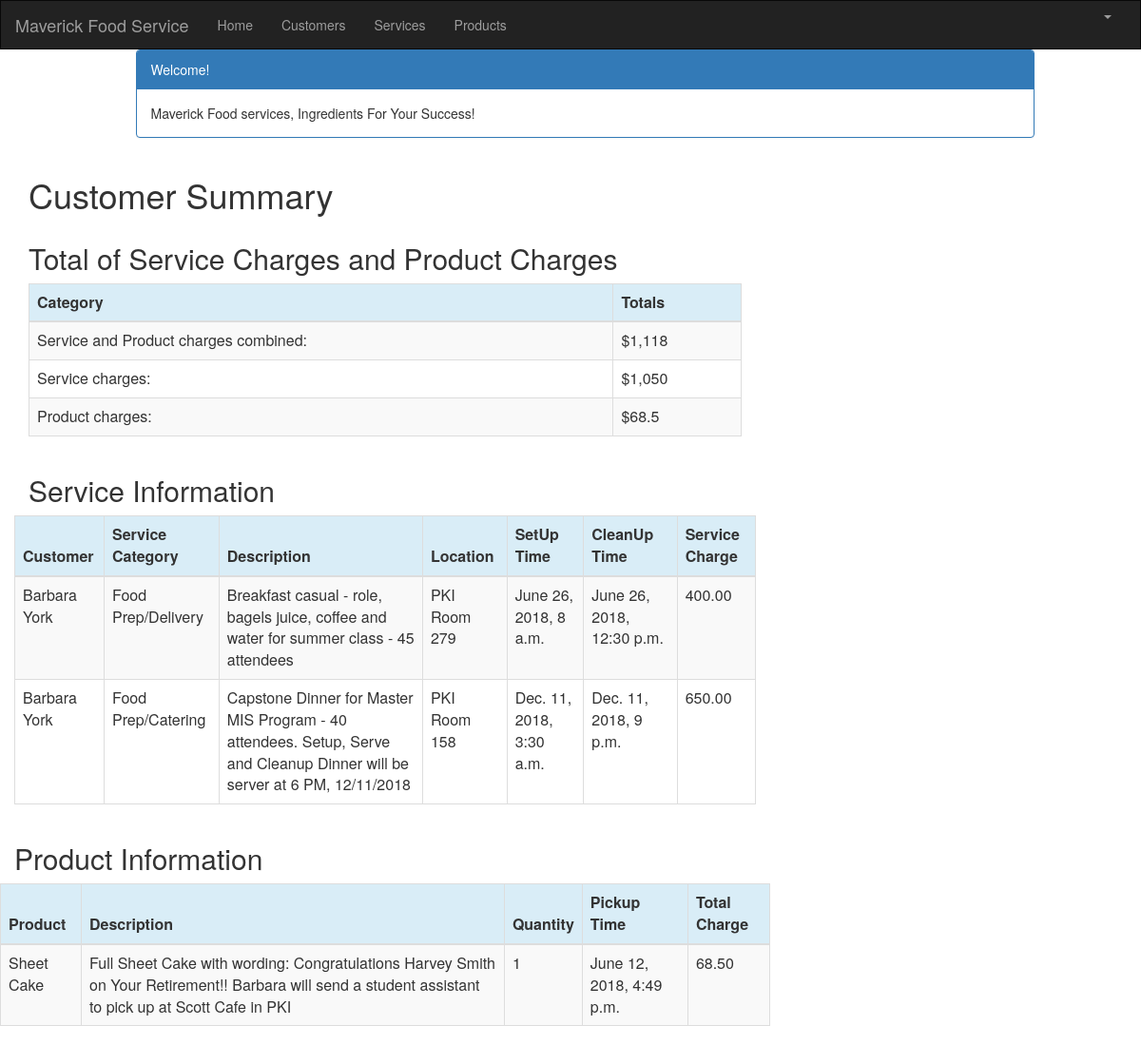
The page /customer/1/summary/ (signed in) on the database as committed earlier.
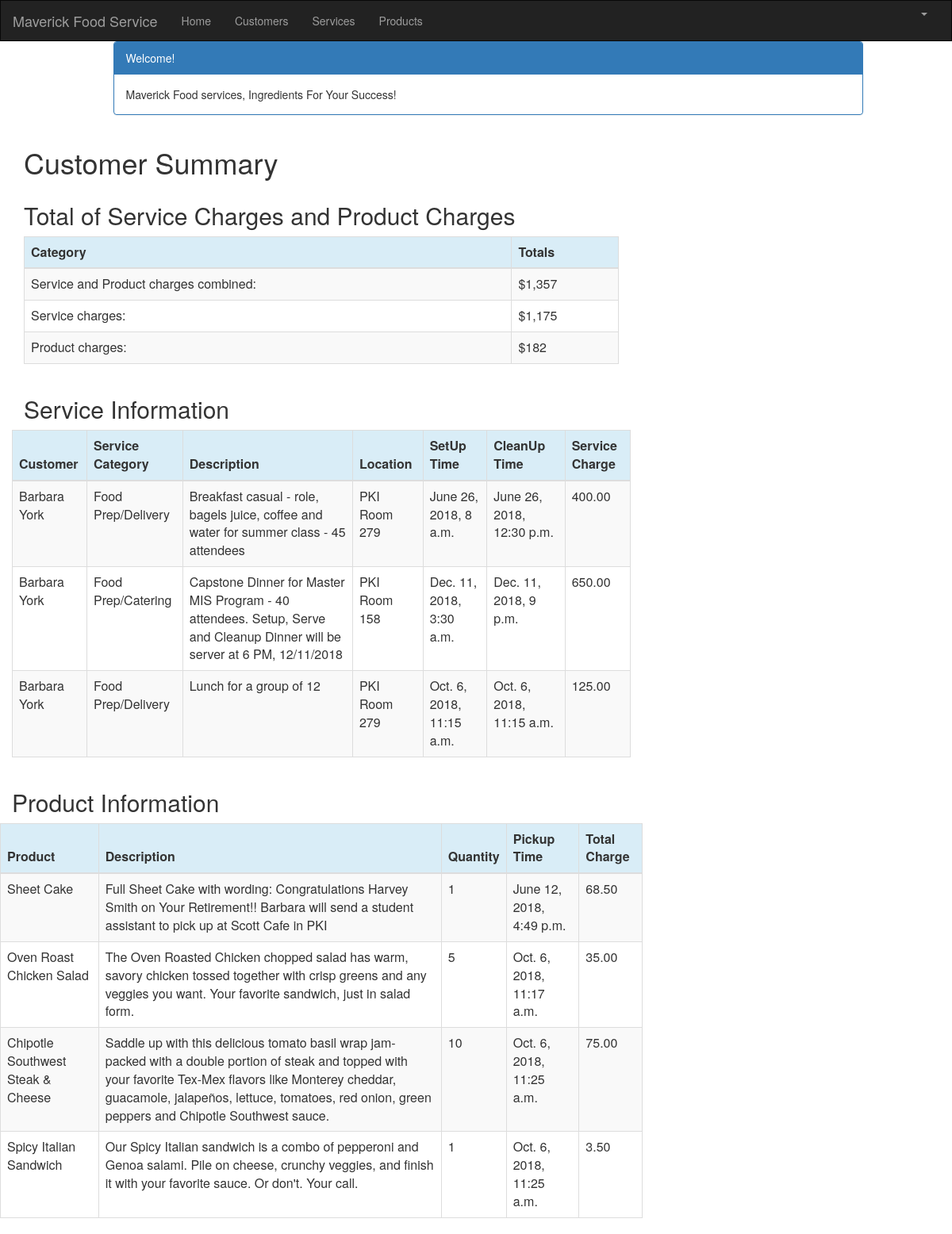
The same page on the database as committed later.
### crm/models.py (models this page shows, shortened)
class Service(models.Model):
    cust_name = models.ForeignKey(Customer, on_delete=models.CASCADE, related_name='services')
    service_category = models.CharField(max_length=100)
    description = models.TextField()
    location = models.CharField(max_length=200)
    setup_time = models.DateTimeField(
        default=timezone.now)
    cleanup_time = models.DateTimeField(
        default=timezone.now)
    service_charge = models.DecimalField(max_digits=10, decimal_places=2)
    created_date = models.DateTimeField(
        default=timezone.now)
    updated_date = models.DateTimeField(auto_now_add=True)

class Customer(models.Model):
    cust_name = models.CharField(max_length=50)
    organization = models.CharField(max_length=100, blank=True)
    role = models.CharField(max_length=100)
    email = models.EmailField(max_length=100)
    bldgroom = models.CharField(max_length=100)
    address = models.CharField(max_length=200)
    account_number = models.IntegerField(blank=False, null=False)
    city = models.CharField(max_length=50)
    state = models.CharField(max_length=50)
    zipcode = models.CharField(max_length=10)
    phone_number = models.CharField(max_length=50)
    created_date = models.DateTimeField(
        default=timezone.now)
    updated_date = models.DateTimeField(auto_now_add=True)
    def __str__(self):
        return str(self.cust_name)

class Product(models.Model):
    cust_name = models.ForeignKey(Customer, on_delete=models.CASCADE, related_name='products')
    product = models.CharField(max_length=100)
    p_description = models.TextField()
    quantity = models.IntegerField()
    pickup_time = models.DateTimeField(
        default=timezone.now)
    charge = models.DecimalField(max_digits=10, decimal_places=2)
    created_date = models.DateTimeField(
        default=timezone.now)
    updated_date = models.DateTimeField(auto_now_add=True)

### crm/views.py (the view)
# urls.py: path('customer/<int:pk>/summary/', views.summary, name='summary'),
@login_required
def summary(request, pk):
    customer = get_object_or_404(Customer, pk=pk)
    customers = Customer.objects.filter(created_date__lte=timezone.now())
    services = Service.objects.filter(cust_name=pk)
    products = Product.objects.filter(cust_name=pk)
    sum_service_charge = Service.objects.filter(cust_name=pk).aggregate(Sum('service_charge'))
    sum_product_charge = Product.objects.filter(cust_name=pk).aggregate(Sum('charge'))
    return render(request, 'crm/summary.html', {'customers': customers,
                                                    'products': products,
                                                    'services': services,
                                                    'sum_service_charge': sum_service_charge,
                                                    'sum_product_charge': sum_product_charge,})

### crm/templates/crm/summary.html (shortened to what this page needs)
{% extends 'crm/base.html' %}
{% block content %}
{% load mathfilters %}
{% load humanize %}
<div class="container">
    <div class="row">
        <div class="col-md-10 col-md-offset-1">
            <div class="panel panel-primary">
                <div class="panel-heading">Welcome!</div>
                <div class="panel-body">
                    Maverick Food services, Ingredients For Your Success!
                </div>
            </div>
        </div>
    </div>
</div>
<div class="row">
    <h1 style="padding-left: 15Px">Customer Summary</h1>
</div>
    <div class="row">
        <h2 style="padding-left: 15Px">Total of Service Charges and Product Charges</h2>
    </div>
    <table class="table table-striped table-bordered table-hover" style="width:1000px;">
        <thead>
            <tr class="bg-info">
                <th>Category</th>
                <th>Totals</th>
            </tr>
        </thead>
        <tbody>
            <tr><td>Service and Product charges combined: </td><td>${{ sum_service_charge.service_charge__sum|add:sum_product_charge.charge__sum|intcomma }}</td></tr>
            <tr><td>Service charges: </td><td>${{ sum_service_charge.service_charge__sum|intcomma }}</td></tr>
            <tr><td>Product charges: </td><td>${{ sum_product_charge.charge__sum|intcomma }}</td></tr>
        </tbody>
    </table>
    <div class="row">
        <h2 style="padding-left: 15Px">Service Information</h2>
    </div>
    <div class="row">
        <table class="table table-striped table-bordered table-hover" style="width:1000px;">
            <thead>
            <tr class="bg-info">
                <th>Customer</th>
                <th>Service Category</th>
                <th>Description</th>
                <th>Location</th>
                <th>SetUp Time</th>
                <th>CleanUp Time</th>
                <th>Service Charge</th>
            </tr>
            </thead>
            <tbody>
            {% for service in services %}
                <tr>
                    <td>{{ service.cust_name }}</td>
                    <td>{{ service.service_category }}</td>
                    <td>{{ service.description }}</td>
                    <td>{{ service.location }}</td>
                    <td>{{ service.setup_time }}</td>
                    <td>{{ service.cleanup_time }}</td>
                    <td>{{ service.service_charge|intcomma }}</td>
                </tr>
            {% endfor %}
            </tbody>
        </table>
<div class="row">
    <h2 style="padding-left: 15Px">Product Information</h2>
    </div>
    <div class="row">
        <table class="table table-striped table-bordered table-hover" style="width:1000px;">
            <thead>
            <tr class="bg-info">
                <th>Product</th>
                <th>Description</th>
                <th>Quantity</th>
                <th>Pickup Time</th>
                <th>Total Charge</th>
            </tr>
            </thead>
            <tbody>
            {% for product in products %}
                <tr>
                    <td>{{ product.product }}</td>
                    <td>{{ product.p_description }}</td>
                    <td>{{ product.quantity|intcomma }}</td>
                    <td>{{ product.pickup_time }}</td>
                    <td>{{ product.charge|intcomma }}</td>
                </tr>
            {% endfor %}
            </tbody>
        </table>
    </div>
</div>
{% endblock %}

### crm/templates/crm/base.html (shortened to what this page needs)
{% load staticfiles %}
<html lang="en">
<head>
    <link rel="stylesheet" href="https://maxcdn.bootstrapcdn.com/bootstrap/3.3.7/css/bootstrap.min.css">
</head>
<body id="app-layout">
<nav class="navbar navbar-inverse">
    <div class="container-fluid">
        <div class="navbar-header">
            <a class="navbar-brand" href="/">
                Maverick Food Service
            </a>
        </div>
        <div class="collapse navbar-collapse" id="myNavbar">
            <ul class="nav navbar-nav">
                <li><a href="{% url 'crm:home' %}">Home</a></li>
                <li><a href="{% url 'crm:customer_list' %}">Customers</a></li>
               <li><a href="{% url 'crm:service_list' %}">Services</a></li>
                <li><a href="{% url 'crm:product_list' %}">Products</a></li>
            </ul>
            <ul class="nav navbar-nav navbar-right">
                {% if user.is_authenticated %}
                    <li class="dropdown">
                        <a href="#" class="dropdown-toggle" data-toggle="dropdown" role="button" aria-expanded="false">
                            <span class="caret"></span>
                        </a>
                    </li>
                {% else %}
                    <li><a href="{% url 'login' %}"><span class="glyphicon glyphicon-log-in"></span> Login</a></li>
                {% endif %}
            </ul>
        </div>
    </div>
</nav>
<div class="content container">
    <div class="row">
        <div class="col-md-8">
            {% block content %}{% endblock %}
        </div>
    </div>
</body>
</html>

### crm/templates/crm/base.html (style rules this page uses)
.navbar { margin-bottom: 0; border-radius: 0; }

Rows that differ between the two databases and show on the page:
added Service: cust_name "Barbara York", service_category "Food Prep/Delivery", description "Lunch for a group of 12", location "PKI Room 279", setup_time "Oct. 6, 2018, 11:15 a.m.", cleanup_time "Oct. 6, 2018, 11:15 a.m.", service_charge "125.00"
added Product: product "Oven Roast Chicken Salad", p_description "The Oven Roasted Chicken chopped salad has warm, savory chicken tossed together with crisp greens and any veggies you want. Your favorite sandwich, just in salad form.", quantity "5", pickup_time "Oct. 6, 2018, 11:17 a.m.", charge "35.00"
added Product: product "Chipotle Southwest Steak & Cheese", p_description "Saddle up with this delicious tomato basil wrap jam-packed with a double portion of steak and topped with your favorite Tex-Mex flavors like Monterey cheddar, guacamole, jalapeños, lettuce, tomatoes, red onion, green peppers and Chipotle Southwest sauce.", quantity "10", pickup_time "Oct. 6, 2018, 11:25 a.m.", charge "75.00"
added Product: product "Spicy Italian Sandwich", p_description "Our Spicy Italian sandwich is a combo of pepperoni and Genoa salami. Pile on cheese, crunchy veggies, and finish it with your favorite sauce. Or don't. Your call.", quantity "1", pickup_time "Oct. 6, 2018, 11:25 a.m.", charge "3.50"
Other text that changed with them:
{{ sum_service_charge.service_charge__sum|intcomma }}: "1,050" → "1,175"
{{ sum_product_charge.charge__sum|intcomma }}: "68.5" → "182"
text no longer shown: "1,118"
text now shown: "1,357"
